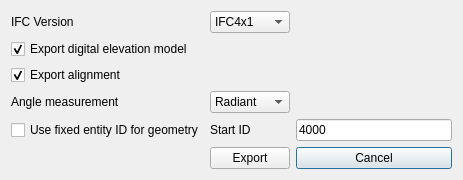
<?xml version="1.0" encoding="UTF-8"?>
<ui version="4.0">
 <class>ExportIfcAlignment1x1Dialog</class>
 <widget class="QDialog" name="ExportIfcAlignment1x1Dialog">
  <property name="geometry">
   <rect>
    <x>0</x>
    <y>0</y>
    <width>463</width>
    <height>169</height>
   </rect>
  </property>
  <property name="windowTitle">
   <string>IFC Alignment 1x1 Export</string>
  </property>
  <property name="windowIcon">
   <iconset resource="../Resources/OpenInfraPlatform.qrc">
    <normaloff>:/icons/icon.ico</normaloff>:/icons/icon.ico</iconset>
  </property>
  <layout class="QGridLayout" name="gridLayout">
   <item row="1" column="0">
    <widget class="QCheckBox" name="checkBoxExportDigitalElevationModel">
     <property name="text">
      <string>Export digital elevation model</string>
     </property>
     <property name="checked">
      <bool>true</bool>
     </property>
    </widget>
   </item>
   <item row="7" column="2">
    <widget class="QPushButton" name="pushButtonCancel">
     <property name="text">
      <string>Cancel</string>
     </property>
    </widget>
   </item>
   <item row="2" column="0">
    <widget class="QCheckBox" name="checkBoxExportAlignment">
     <property name="text">
      <string>Export alignment</string>
     </property>
     <property name="checked">
      <bool>true</bool>
     </property>
    </widget>
   </item>
   <item row="7" column="1">
    <widget class="QPushButton" name="pushButtonExport">
     <property name="text">
      <string>Export</string>
     </property>
    </widget>
   </item>
   <item row="0" column="0">
    <widget class="QLabel" name="label_2">
     <property name="text">
      <string>IFC Version</string>
     </property>
    </widget>
   </item>
   <item row="3" column="0">
    <widget class="QLabel" name="label">
     <property name="text">
      <string>Angle measurement</string>
     </property>
    </widget>
   </item>
   <item row="3" column="1">
    <widget class="QComboBox" name="comboBoxAngleMeasurement">
     <property name="currentText">
      <string>Radiant</string>
     </property>
     <item>
      <property name="text">
       <string>Radiant</string>
      </property>
     </item>
     <item>
      <property name="text">
       <string>Degree</string>
      </property>
     </item>
    </widget>
   </item>
   <item row="0" column="1">
    <widget class="QComboBox" name="comboBoxIfcSchemaVersion">
     <item>
      <property name="text">
       <string>IFC4x1</string>
      </property>
     </item>
     <item>
      <property name="text">
       <string>IFC4</string>
      </property>
     </item>
     <item>
      <property name="text">
       <string>IFC2x3</string>
      </property>
     </item>
    </widget>
   </item>
   <item row="4" column="0">
    <widget class="QCheckBox" name="checkBoxUseFixedEntityIdForGeometry">
     <property name="text">
      <string>Use fixed entity ID for geometry</string>
     </property>
    </widget>
   </item>
   <item row="4" column="1">
    <widget class="QLabel" name="label_3">
     <property name="text">
      <string>Start ID</string>
     </property>
    </widget>
   </item>
   <item row="4" column="2">
    <widget class="QLineEdit" name="lineEditStartId">
     <property name="text">
      <string>4000</string>
     </property>
    </widget>
   </item>
  </layout>
 </widget>
 <resources>
  <include location="../Resources/OpenInfraPlatform.qrc"/>
 </resources>
 <connections/>
</ui>
